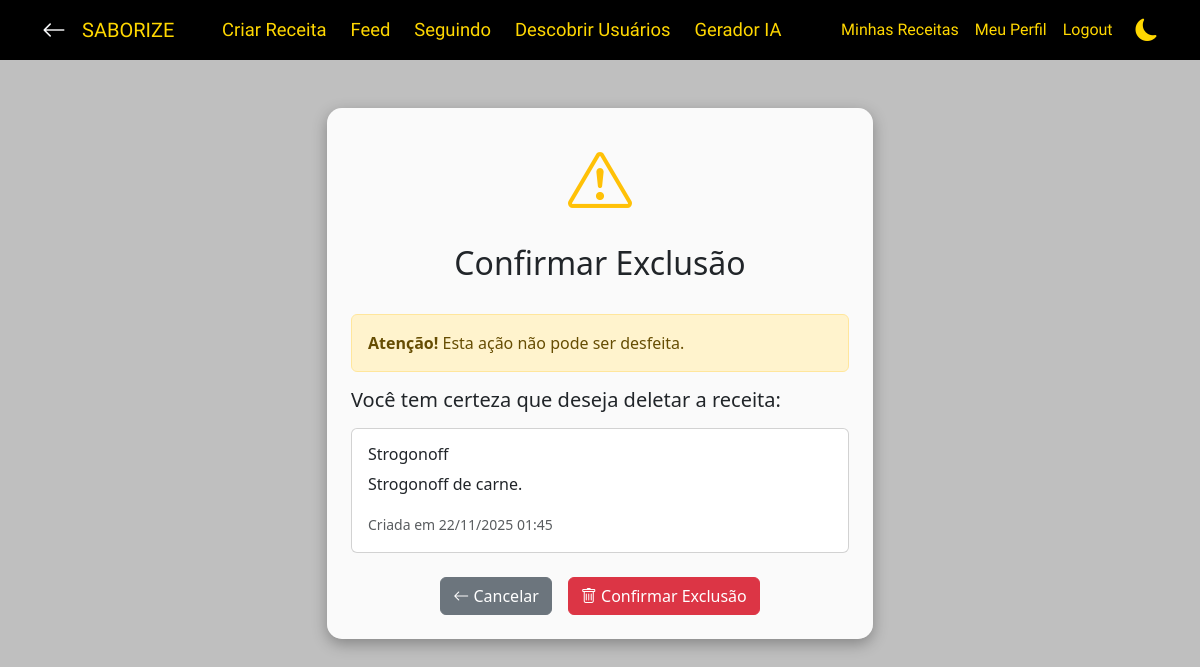
Screenshot of /receitas/confirmar-deletar/4/ (signed in) with the database file from the repository.
### receitas/models.py (models this page shows, shortened)
class Receita(models.Model):
    user = models.ForeignKey(User, on_delete=models.CASCADE, related_name='receitas')
    titulo = models.CharField(max_length=150)
    descricao = models.TextField(
        help_text="Descreva a receita em detalhes, incluindo ingredientes e modo de preparo."
    )
    ingredientes = models.TextField(
        help_text="Liste os ingredientes necessários para a receita."
    )
    passos = models.TextField(
        help_text="Descreva os passos para preparar a receita."
    )
    imagem = models.ImageField(
        upload_to='receitas/',
        null=True,
        blank=True,
        help_text="Imagem ilustrativa da receita (opcional)."
    )
    tags = models.ManyToManyField(
        TagsReceita,
        related_name='receitas',
        blank=True
    )
    publica = models.BooleanField(default=True, help_text="Receita visível no feed público")
    criada_em = models.DateTimeField(auto_now_add=True)
    atualizada_em = models.DateTimeField(auto_now=True)
    class Meta:
        ordering = ['-criada_em']
        verbose_name = 'Receita'
        verbose_name_plural = 'Receitas'
    @property
    def total_comentarios(self):
        return self.comentarios.count()
    @property
    def total_avaliacoes(self):
        return self.avaliacoes.count()

### receitas/views.py (the view)
# urls.py: path('confirmar-deletar/<int:receita_id>/', views.confirmar_deletar_receita, name='confirmar_deletar_receita'),
@login_required
def confirmar_deletar_receita(request, receita_id):
    receita = get_object_or_404(Receita, id=receita_id, user=request.user)
    return render(request, 'receitas/confirmar_deletar.html', {'receita': receita})

### receitas/templates/receitas/confirmar_deletar.html (shortened to what this page needs)
{% extends 'base.html' %}
{% block content %}
<div class="container mt-5">
    <div class="row justify-content-center">
        <div class="col-md-6">
            <div class="card card-custom p-4">
                <div class="text-center mb-4">
                    <i class="bi bi-exclamation-triangle text-warning" style="font-size: 4rem;"></i>
                    <h2 class="mt-3">Confirmar Exclusão</h2>
                </div>
                <div class="alert alert-warning">
                    <strong>Atenção!</strong> Esta ação não pode ser desfeita.
                </div>
                <div class="mb-4">
                    <h5>Você tem certeza que deseja deletar a receita:</h5>
                    <div class="card mt-3">
                        <div class="card-body">
                            <h6 class="card-title">{{ receita.titulo }}</h6>
                            <p class="card-text">{{ receita.descricao|truncatewords:20 }}</p>
                            <small class="text-muted">
                                Criada em {{ receita.criada_em|date:"d/m/Y H:i" }}
                            </small>
                        </div>
                    </div>
                </div>
                <div class="d-flex justify-content-center gap-3">
                    <a href="{% url 'listar_receitas' %}" class="btn btn-secondary">
                        <i class="bi bi-arrow-left"></i> Cancelar
                    </a>
                    <form method="post" action="{% url 'deletar_receita' receita.id %}" style="display: inline;">
                        <button type="submit" class="btn btn-danger">
                            <i class="bi bi-trash"></i> Confirmar Exclusão
                        </button>
                    </form>
                </div>
            </div>
        </div>
    </div>
</div>
{% endblock content %}

### rows the page displays
Receita: titulo "Strogonoff", descricao "Strogonoff de carne.", criada_em "22/11/2025 01:45"
